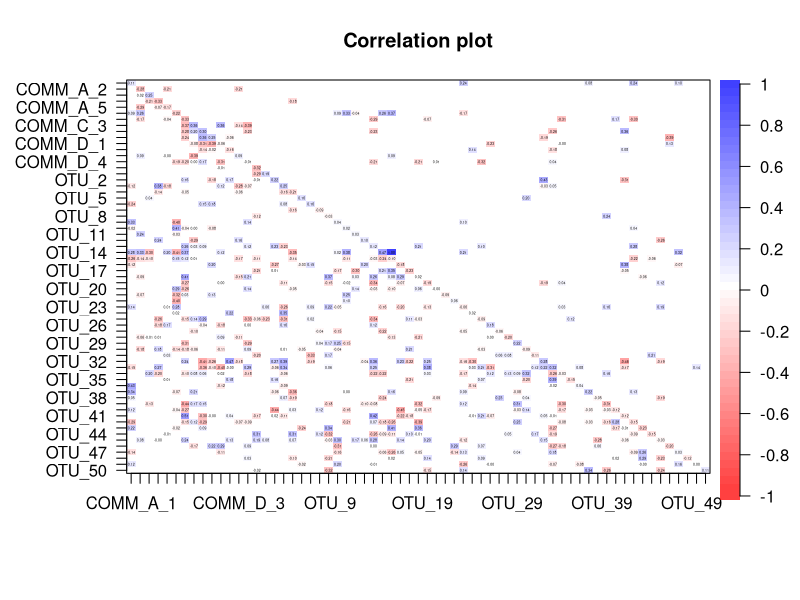
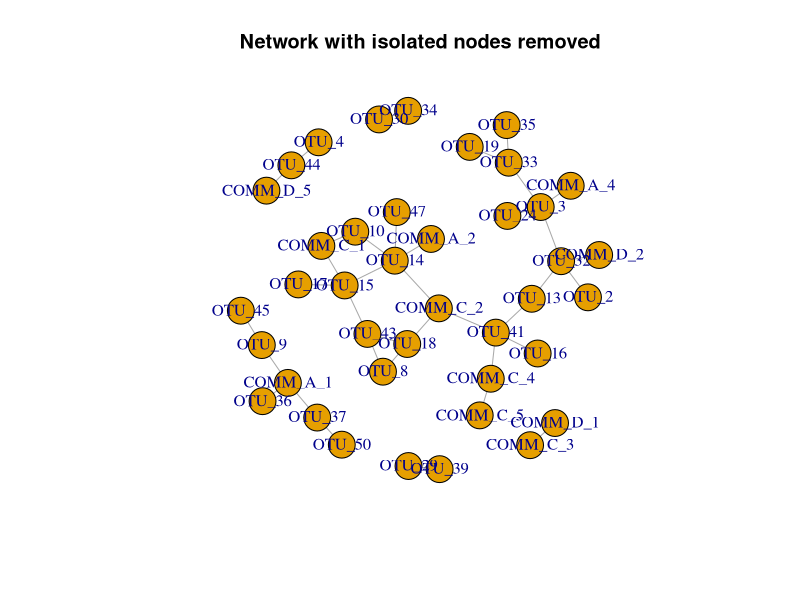
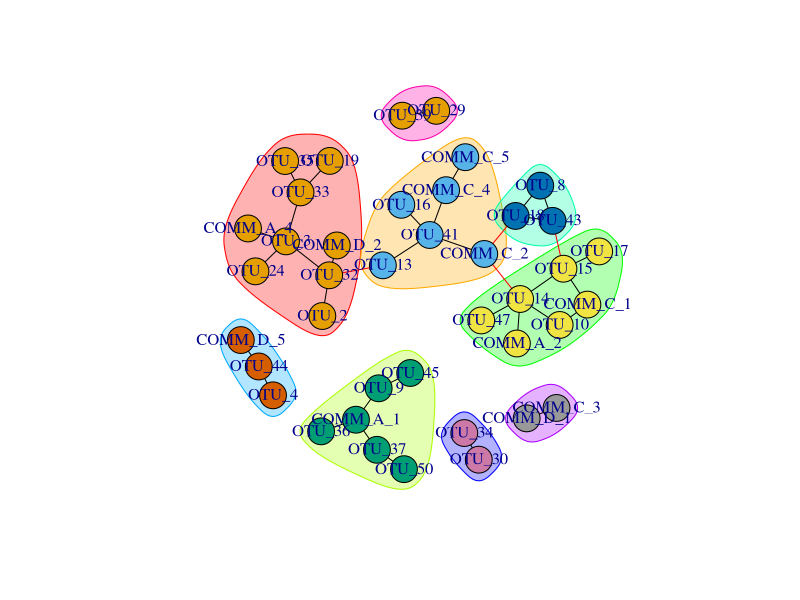
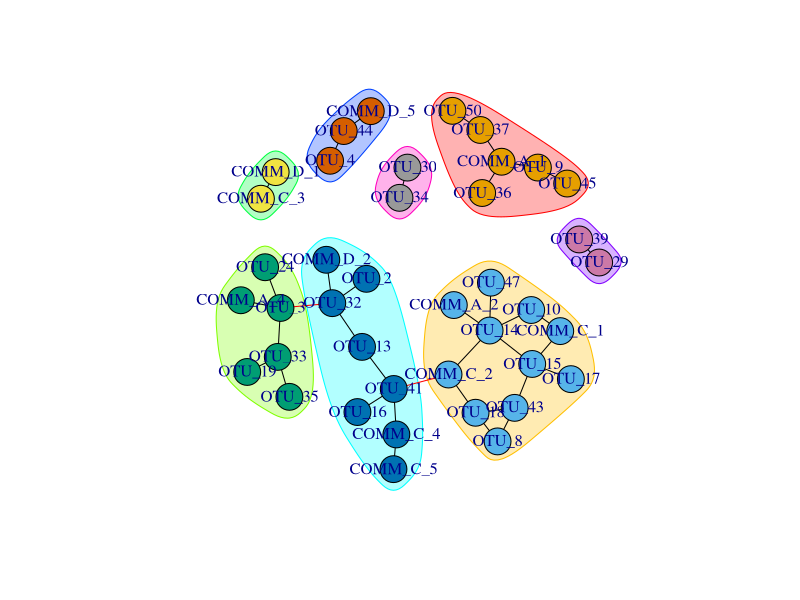
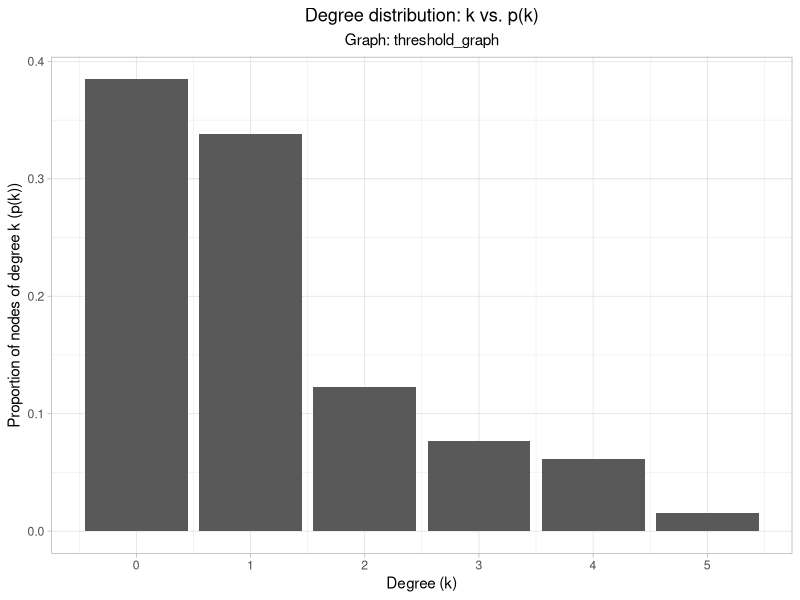
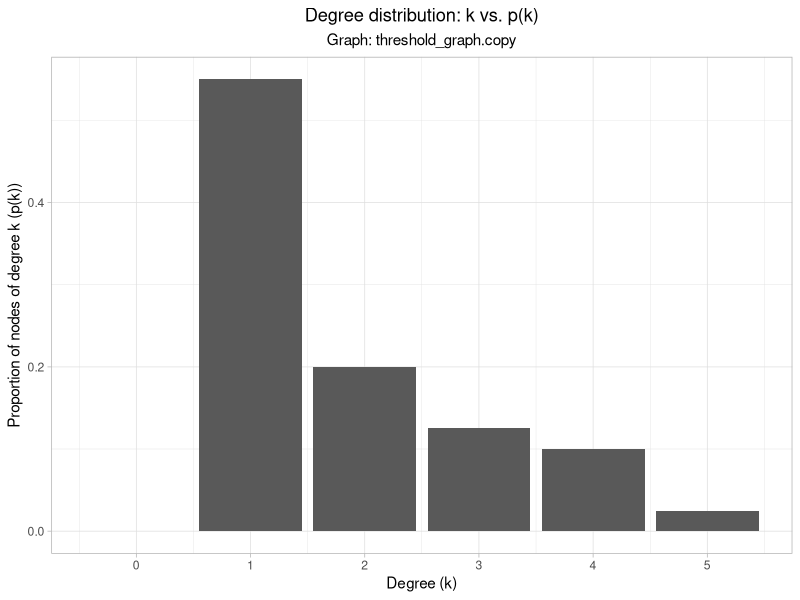
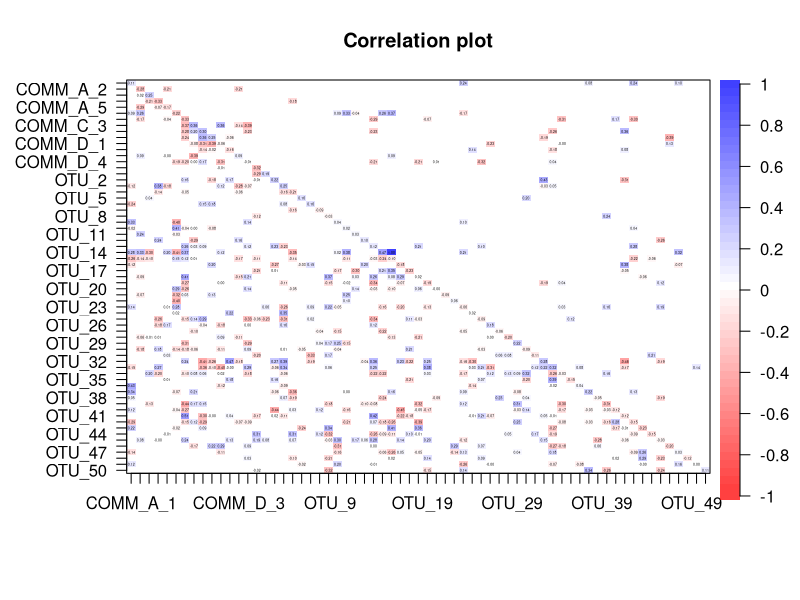
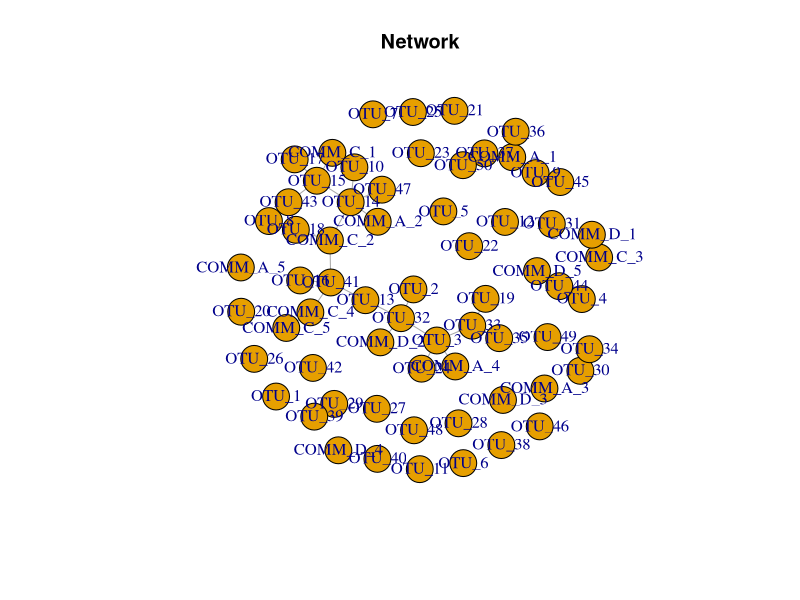

Reproduce these figures in R, in order.
## ---- chunk 1
knitr::opts_chunk$set(echo = TRUE)


library(data.table)
library(ggplot2)
library(igraph)
library(reshape2)
library(tidyverse)
library(scales)
library(stringr)
library(psych)  #corr.test {psych}
theme_set(theme_light())
## ---- chunk 2
make_pois_community <- function(num_samples = 100, num_otus = 10, lambda = 1, names = "OTU",
                           sites = "Sample", fun = f) {
  matrix(rpois(num_samples * num_otus, lambda),
                        nrow = num_otus, ncol = num_samples,
                        dimnames = list(
                          paste(names, 1:num_otus, sep = "_"),
                          paste(sites, 1:num_samples, sep = "_")
                        )
  
)
}

make_unif_community<- function(num_samples = 50, num_otus = 10, lower = 100, upper = 120, names = "OTU",
                           sites = "Sample", fun = f) {
  matrix(runif(num_samples * num_otus, lower, upper),
                        nrow = num_otus, ncol = num_samples,
                        dimnames = list(
                          paste(names, 1:num_otus, sep = "_"),
                          paste(sites, 1:num_samples, sep = "_")
                        )
  )
}



make_negative_community<- function(num_samples = 50, num_otus = 10, lambda = 4, names = "OTU",
                            sites = "Sample", fun = f){
  matrix(1000 - rpois(num_samples * num_otus, lambda),
                        nrow = num_otus, ncol = num_samples,
                        dimnames = list(
                          paste(names, 1:num_otus, sep = "_"),
                          paste(sites, 1:num_samples, sep = "_")
                        )
  )
}

make_positive_community <- function(num_samples = 50, num_otus = 10, lambda = 4, names = "OTU",
                            sites = "Sample", fun = f){
  matrix(5 * rpois(num_samples * num_otus, lambda),
                        nrow = num_otus, ncol = num_samples,
                        dimnames = list(
                          paste(names, 1:num_otus, sep = "_"),
                          paste(sites, 1:num_samples, sep = "_")
                        )
  )
}
  

## ---- chunk 3
comm_1 <- make_pois_community(names = "COMM_A", num_samples = 100, num_otus = 5, lambda = 100)
comm_2 <- make_negative_community(names = "COMM_C", num_samples = 100, num_otus = 5, lambda = 100)
comm_3 <- make_positive_community(names = "COMM_D", num_samples = 100, num_otus = 5, lambda = 4000)
noise <- make_pois_community(num_otus = 50)
sim_community <- rbind(comm_1, comm_2, comm_3, noise)
## ---- chunk 4
plot_dd <- function(g){
  g.dd <- data.frame(0:(length(degree_distribution(g)) - 1), 
                     degree_distribution(g, cumulative = FALSE))
  colnames(g.dd) <-c("k", "p_k")
  ggplot(g.dd, aes(x = k, y = p_k)) + geom_bar(stat = "identity") +
    labs(x = "Degree (k)", y = "Proportion of nodes of degree k (p(k))", title = "Degree distribution: k vs. p(k)", 
         subtitle = paste("Graph:", deparse(substitute(g)))) +
    theme(plot.title = element_text(hjust = 0.5), plot.subtitle = element_text(hjust = 0.5)) + 
    scale_x_continuous(breaks = function(x) seq(ceiling(x[1]), floor(x[2]), by = 1))
}
## ---- chunk 5
sim_community.cor_matrix <- cor(t(sim_community), method = "spearman")
## ---- chunk 6
test_network <- corr.test(sim_community.cor_matrix, y = NULL, use = "pairwise", method="spearman", adjust = "BH",alpha=0.05) 
a <- test_network$r[-1]
b <- test_network$p
test_sig_correlation =ifelse( b < 0.05, a, NA)
cor.plot(test_sig_correlation)
threshold <-test_sig_correlation
threshold[threshold >= 0.3] <- 1
threshold[threshold <= -0.3] <- -1
threshold[threshold >= -0.3 & threshold <= 0.3] <- 0
threshold_graph <- graph_from_adjacency_matrix(threshold, mode ="undirected", diag =FALSE)
threshold_graph.copy <- delete.vertices(threshold_graph, degree(threshold_graph) == 0)
plot(threshold_graph.copy, 
     layout = layout.fruchterman.reingold(threshold_graph.copy),
     main = "Network with isolated nodes removed")
cfg <- cluster_fast_greedy(threshold_graph.copy)
plot(cfg, threshold_graph.copy)
ceb<- cluster_edge_betweenness(threshold_graph.copy)
plot(ceb,
     threshold_graph.copy)
E(threshold_graph.copy) #check out the edge attribute of the graph
which.max(degree(threshold_graph.copy)) #check out the highest degree nodes
plot_dd(threshold_graph)
plot_dd(threshold_graph.copy)
## ---- chunk 7
a <- test_network$r[-1] #dropping correlation values that are 1
b <- test_network$p
sig_correlation =ifelse( b < 0.05, a, NA)
## ---- chunk 8
cor.plot(sig_correlation)
## ---- chunk 9
threshold <- sig_correlation
threshold[threshold >= 0.3] <- 1 #Assigning 1 to all the values of the matrix above our cutoff:
threshold[threshold <= -0.3] <- -1 #Doing the same for negatively co
threshold[threshold >= -0.3 & threshold <= 0.3] <- 0 #Setting everything else to 0 since they don't fall into our definition                                                        of positive or negatively correlated
## ---- chunk 10
threshold_graph <- graph_from_adjacency_matrix(threshold, mode ="undirected", diag =FALSE)
## ---- chunk 11
gorder(threshold_graph) #get the number of edges for the graph
plot(threshold_graph, 
     layout = layout.fruchterman.reingold(threshold_graph),
     main = "Network")
## ---- chunk 12
threshold_graph.copy <- delete.vertices(threshold_graph, degree(threshold_graph) == 0)
gorder(threshold_graph.copy) 
plot(threshold_graph.copy, 
     layout = layout.fruchterman.reingold(threshold_graph.copy),
     main = "Network with isolated nodes removed")
## ---- chunk 13
plot_dd(threshold_graph.copy)
## ---- chunk 14
cfg <- cluster_fast_greedy(threshold_graph.copy)
plot(cfg, threshold_graph.copy)

## ---- chunk 15
ceb <- cluster_edge_betweenness(threshold_graph.copy)
plot(ceb, threshold_graph.copy)
